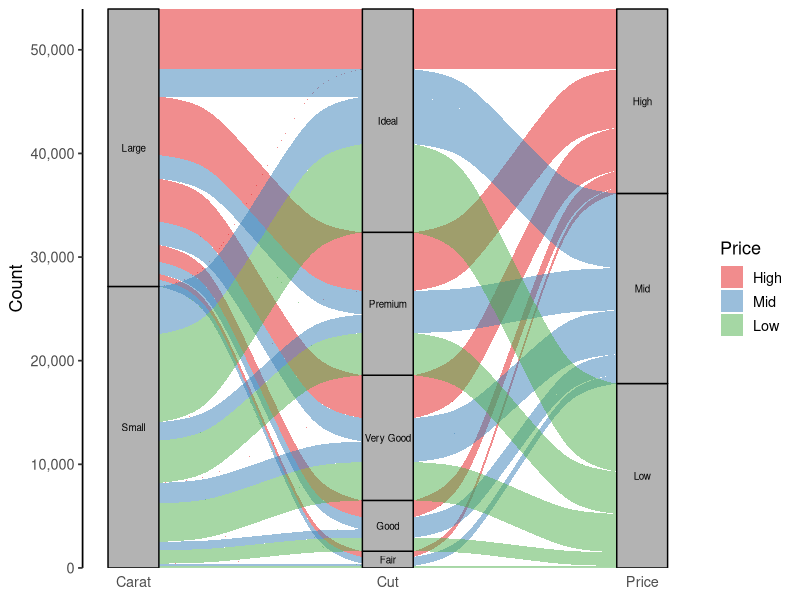
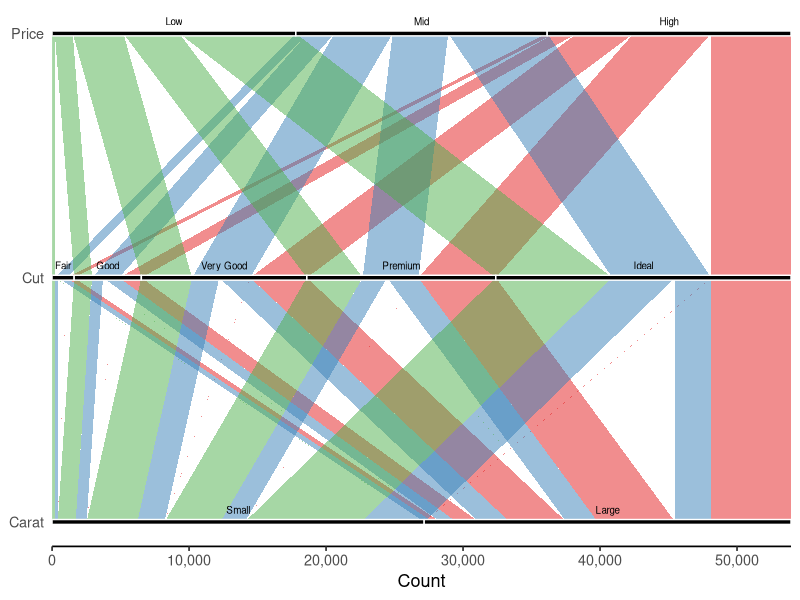
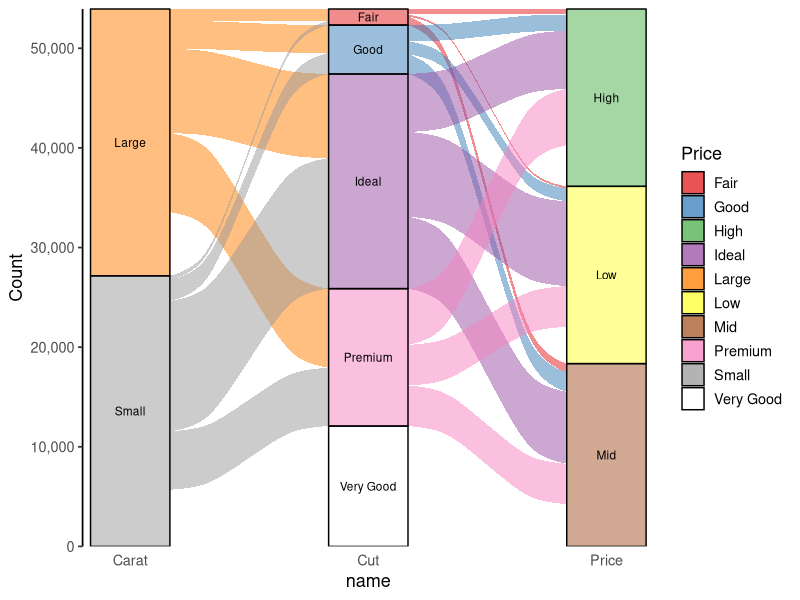

Source code (R) for these figures, in order:
## ---- chunk 1
knitr::opts_chunk$set(message = F, 
                      error = F, 
                      warning = F,
                      fig.align = "center")

## ---- chunk 2
library(tidyverse)

# Prepare wide-format diamonds data
diamonds_wide <- diamonds %>% 
  mutate(price_cat = case_when(price < quantile(price, 0.33) ~ "Low",
                               price > quantile(price, 0.67) ~ "High",
                               TRUE ~ "Mid"),
         price_cat = factor(price_cat, levels = c("High", "Mid", "Low")),
         carat_cat = ifelse(carat > median(carat), "Large", "Small"),
         cut = fct_rev(cut)) %>% 
  group_by(carat_cat, cut, price_cat) %>%
  summarise(count = n()) %>% 
  ungroup()

head(diamonds_wide)

## ---- chunk 3
# install.packages("ggalluvial")  # install the package if you haven't
library(ggalluvial)
library(scales)  # for the function "comma_format()"

ggplot(diamonds_wide, aes(axis1 = carat_cat, axis2 = cut, axis3 = price_cat, y = count)) +
  geom_alluvium(aes(fill = price_cat), width = 1/5) +
  geom_stratum(width = 1/5, fill = "grey70", color = "black") +
  geom_text(stat = "stratum", aes(label = after_stat(stratum)), size = 2.5) +
  scale_x_discrete(limits = c("Carat", "Cut", "Price"), expand = c(0, 0.2)) +
  scale_y_continuous(expand = c(0, 0), labels = comma_format()) + 
  labs(y = "Count") + 
  scale_fill_brewer(name = "Price", palette = "Set1") + 
  theme_classic(base_size = 13) + 
  theme(axis.line.x = element_blank(),
        axis.ticks.x = element_blank())

## ---- chunk 4
ggplot(diamonds_wide, aes(axis1 = carat_cat, axis2 = cut, axis3 = price_cat, y = count)) +
  geom_alluvium(aes(fill = price_cat), width = 0, knot.pos = 0, show.legend = F) +
  geom_stratum(width = 0.02, fill = "black", color = "white") +
  geom_text(stat = "stratum", aes(label = after_stat(stratum)), size = 2.5, nudge_x = 0.05) +
  scale_x_discrete(limits = c("Carat", "Cut", "Price"), expand = c(0, 0.1)) +
  scale_y_continuous(expand = c(0, 0), labels = comma_format()) + 
  labs(y = "Count") + 
  scale_fill_brewer(palette = "Set1") + 
  coord_flip() +
  theme_classic(base_size = 13) + 
  theme(axis.line.y = element_blank(),
        axis.ticks.y = element_blank())

## ---- chunk 5

diamonds_long <- diamonds_wide %>%
  mutate(alluvium = row_number()) %>% 
  pivot_longer(-c(count, alluvium))

ggplot(diamonds_long, aes(x = name, y = count, stratum = value, alluvium = alluvium)) +
  geom_flow(aes(fill = value)) +
  geom_stratum(aes(fill = value), alpha = .5) +
  geom_text(stat = "stratum", aes(label = value), size = 3) +
  scale_x_discrete(labels = c("Carat", "Cut", "Price"), expand = c(0, 0.2)) +
  scale_y_continuous(expand = c(0, 0), labels = comma_format()) + 
  labs(y = "Count") + 
  scale_fill_brewer(name = "Price", palette = "Set1") + 
  theme_classic(base_size = 13) + 
  theme(axis.line.x = element_blank(),
        axis.ticks.x = element_blank())
